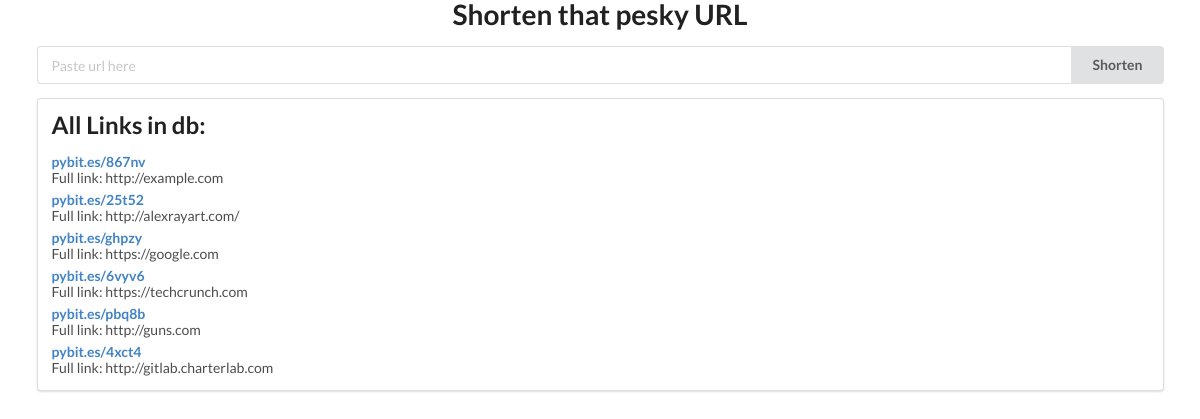
The page / on the database its author committed.
### tables this page shows
CREATE TABLE urls (
	id integer PRIMARY KEY AUTOINCREMENT,
	short varchar,
	full varchar
);

### shortener.py (the view)
@app.route('/')
def index(url=None, link=None, all_links=None):
    return render_template('index.html',
                           all_links=[link for link in query_db('select * from urls')])

### shortener.py (called while the page is built)
def get_db():
    db = getattr(g, '_databse', None)
    if db is None:
        db = g._database = sqlite3.connect(DATABASE)
    db.row_factory = sqlite3.Row
    return db

@app.teardown_appcontext
def close_connection(exception):
    db = getattr(g, '_databse', None)
    if db is not None:
        db.close()

def query_db(query, args=(), one=False):
    cur = get_db().execute(query, args)
    rv = cur.fetchall()
    cur.close()
    return (rv[0] if rv else None) if one else rv

### templates/index.html (shortened to what this page needs)
<!DOCTYPE html>
<html lang="en">
<head>
	<link rel="stylesheet" href="https://cdnjs.cloudflare.com/ajax/libs/semantic-ui/2.2.9/semantic.min.css"/>
</head>
<body>
  <div class="ui container">
    <h1 class="ui header centered">Shorten that pesky URL</h1>
    <form action="/shorten" method="POST">
    <div class="ui fluid action input">
      <input
        name="raw_url"
        placeholder="Paste url here"
      />
      <div class="ui button" type="submit">Shorten</div>
    </div>
    </form>
    {% if all_links %}
    <div class="ui segment">
      <h2 class="ui header">All Links in db:</h2>
      <div class="ui list">
        {% for db_link in all_links %}
        <div class="item">
          <div class="content">
            <a class="header" href="{{ db_link['full'] }}">{{ db_link['short'] }}</a>
            <div class="description">Full link: {{ db_link['full'] }}</div>
          </div>
        </div>
        {% endfor %}
      </div>
    </div>
    {% endif %}
  </div>
</body>
</html>

### rows shown on the page
urls: short "pybit.es/867nv", full "http://example.com"
urls: short "pybit.es/25t52", full "http://alexrayart.com/"
urls: short "pybit.es/ghpzy", full "https://google.com"
urls: short "pybit.es/6vyv6", full "https://techcrunch.com"
urls: short "pybit.es/pbq8b", full "http://guns.com"
urls: short "pybit.es/4xct4", full "http://gitlab.charterlab.com"
